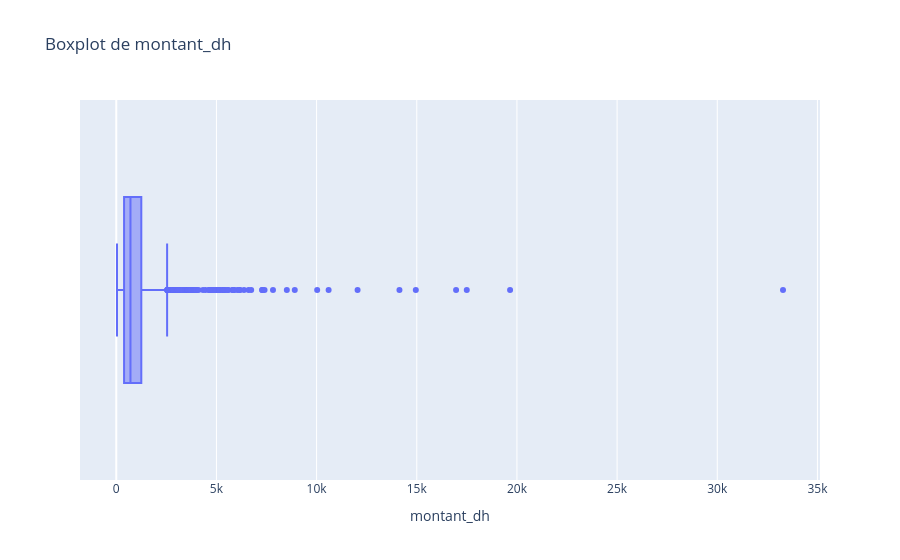

The cell this chart's notebook holds for it:
### Code cell
fig = px.box( df, x='montant_dh', title='Boxplot de montant_dh', labels={'montant_dh': 'montant_dh'})
fig.show()

### Figure 1 — Plotly figure (JSON) as saved in the notebook; plotly's stock layout.template omitted (floating-point values rounded to 4 significant figures; data arrays with more than 128 entries replaced by an {"elided": "..."} marker saying what was removed)
{"data": [{"alignmentgroup": "True", "hovertemplate": "montant_dh=%{x}<extra></extra>", "legendgroup": "", "marker": {"color": "#636efa"}, "name": "", "notched": false, "offsetgroup": "", "orientation": "h", "showlegend": false, "type": "box", "x": {"elided": "3000 float values"}, "x0": " ", "xaxis": "x", "y0": " ", "yaxis": "y"}], "layout": {"autosize": true, "boxmode": "group", "legend": {"tracegroupgap": 0}, "title": {"text": "Boxplot de montant_dh"}, "xaxis": {"anchor": "y", "autorange": true, "domain": [0, 1], "range": [-1811.0, 35130.0], "title": {"text": "montant_dh"}, "type": "linear"}, "yaxis": {"anchor": "x", "autorange": true, "domain": [0, 1], "range": [-0.5, 0.5], "type": "category"}}}
